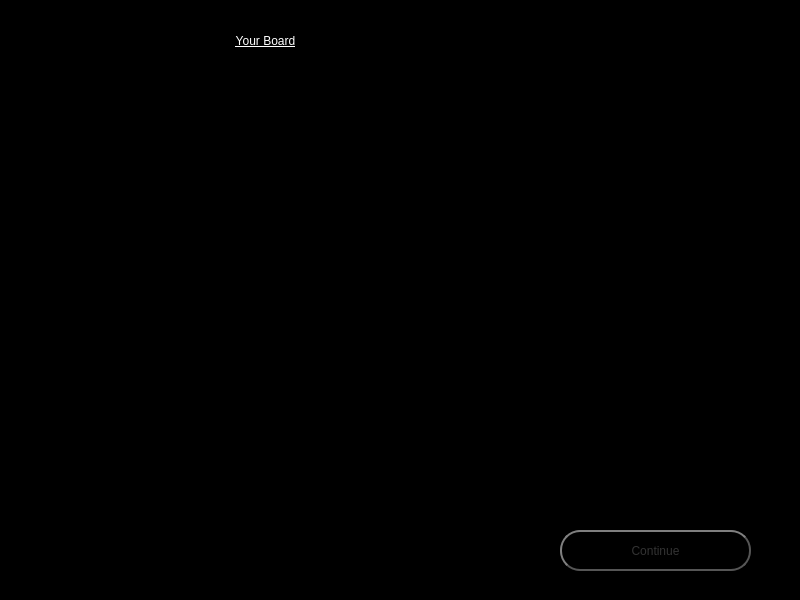
<?xml version="1.0" encoding="UTF-8"?>
<ui version="4.0">
 <class>PlayerBoardPage</class>
 <widget class="QWidget" name="PlayerBoardPage">
  <property name="geometry">
   <rect>
    <x>0</x>
    <y>0</y>
    <width>800</width>
    <height>600</height>
   </rect>
  </property>
  <property name="windowTitle">
   <string>Form</string>
  </property>
  <property name="styleSheet">
   <string notr="true">background-color: rgb(0, 0, 0);</string>
  </property>
  <widget class="QPushButton" name="continueButton">
   <property name="geometry">
    <rect>
     <x>560</x>
     <y>530</y>
     <width>191</width>
     <height>41</height>
    </rect>
   </property>
   <property name="styleSheet">
    <string notr="true">QPushButton {
	font: 18pt &quot;MS Shell Dlg 2&quot;;
    color: #333;
    border: 2px solid #555;
    border-radius: 20px;
    border-style: outset;
    background: qradialgradient(
        cx: 0.3, cy: -0.4, fx: 0.3, fy: -0.4,
        radius: 1.35, stop: 0 #fff, stop: 1 #888
        );
    padding: 5px;
    }

QPushButton:hover {
    background: qradialgradient(
        cx: 0.3, cy: -0.4, fx: 0.3, fy: -0.4,
        radius: 1.35, stop: 0 #fff, stop: 1 #bbb
        );
    }

QPushButton:pressed {
    border-style: inset;
    background: qradialgradient(
        cx: 0.4, cy: -0.1, fx: 0.4, fy: -0.1,
        radius: 1.35, stop: 0 #fff, stop: 1 #ddd
        );
    }</string>
   </property>
   <property name="text">
    <string>Continue</string>
   </property>
  </widget>
  <widget class="QLabel" name="yourBoardTitle">
   <property name="geometry">
    <rect>
     <x>110</x>
     <y>20</y>
     <width>311</width>
     <height>41</height>
    </rect>
   </property>
   <property name="styleSheet">
    <string notr="true">font: 75 22pt &quot;MS Shell Dlg 2&quot;;
text-decoration: underline;
color: rgb(255, 255, 255);</string>
   </property>
   <property name="text">
    <string>Your Board</string>
   </property>
   <property name="alignment">
    <set>Qt::AlignCenter</set>
   </property>
  </widget>
  <widget class="QFrame" name="boardFrame">
   <property name="geometry">
    <rect>
     <x>20</x>
     <y>80</y>
     <width>500</width>
     <height>500</height>
    </rect>
   </property>
   <property name="frameShape">
    <enum>QFrame::StyledPanel</enum>
   </property>
   <property name="frameShadow">
    <enum>QFrame::Raised</enum>
   </property>
   <widget class="QWidget" name="gridLayoutWidget_2">
    <property name="geometry">
     <rect>
      <x>0</x>
      <y>0</y>
      <width>491</width>
      <height>491</height>
     </rect>
    </property>
    <layout class="QGridLayout" name="boardGrid">
     <property name="sizeConstraint">
      <enum>QLayout::SetMaximumSize</enum>
     </property>
     <property name="bottomMargin">
      <number>0</number>
     </property>
     <property name="spacing">
      <number>0</number>
     </property>
    </layout>
   </widget>
  </widget>
 </widget>
 <resources/>
 <connections/>
</ui>
